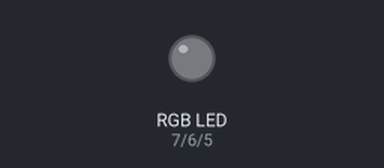
A sketch run on a simulated Arduino Uno, built with avr-gcc and run on an emulated ATmega328P. Shown: an RGB LED mixed from three pins (HIGH = lit). Dim RGB values are drawn brighter than linear.

Above: at 0.05 s.
At 2.5 s:
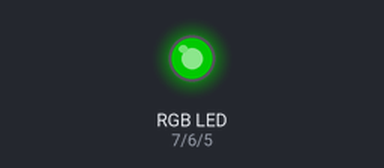
At 5.0 s:
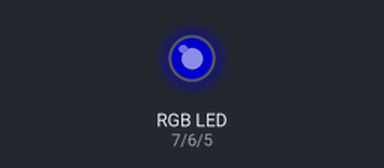
Timing chart, 0 to 7.8 s (numbered marks = the images above):
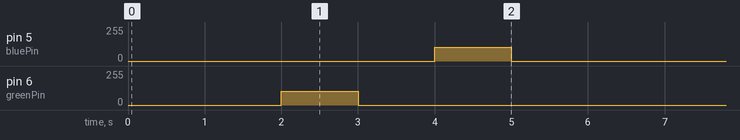

The sketch:

_13_RGB_LED.ino
```cpp
int redPin=7;  //set red LED pin to 11
int greenPin=6; //set green LED pin to 10
int bluePin=5; //set blue LED pin to 6
int brightness=102; //Set brightness to 100

void setup() {
pinMode(redPin, OUTPUT); //Set redPin to be an output
pinMode(greenPin, OUTPUT); //Set greenPin to be an output
pinMode(bluePin, OUTPUT); //set bluePin to be an output

}

void loop() {
  // put your main code here, to run repeatedly:

  analogWrite(redPin, brightness); //turn off red pin
  delay(1000);
  analogWrite(redPin, 0); //turn off red pin
  delay(1000);

  analogWrite(greenPin, brightness); //turn off red pin
  delay(1000);
  analogWrite(greenPin, 0); //turn off red pin
  delay(1000);

  analogWrite(bluePin, brightness); //turn off red pin
  delay(1000);
  analogWrite(bluePin, 0); //turn off red pin
  delay(1000);
}
```

Measured:
- by itself, pin 5 (bluePin), pin 6 (greenPin): alternates 102/255 for 1.0 s and 0/255 for 5.0 s
